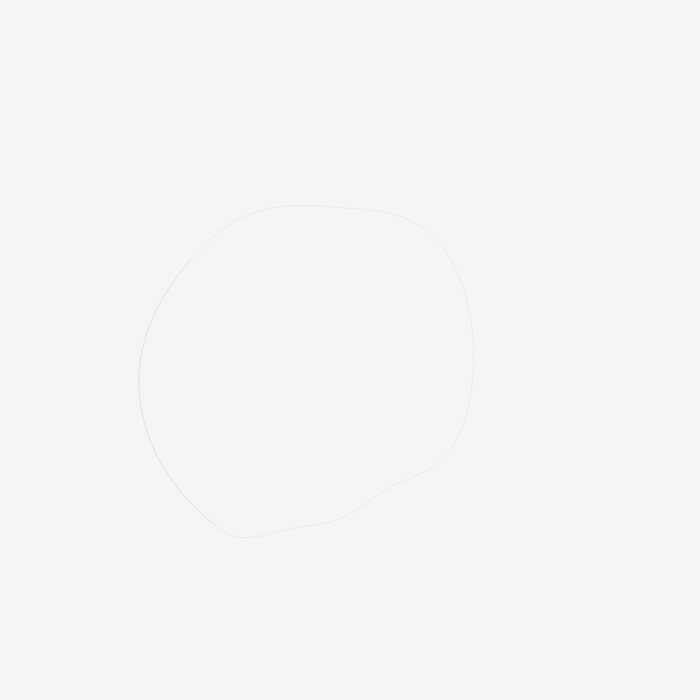
Frame 1 (no input)
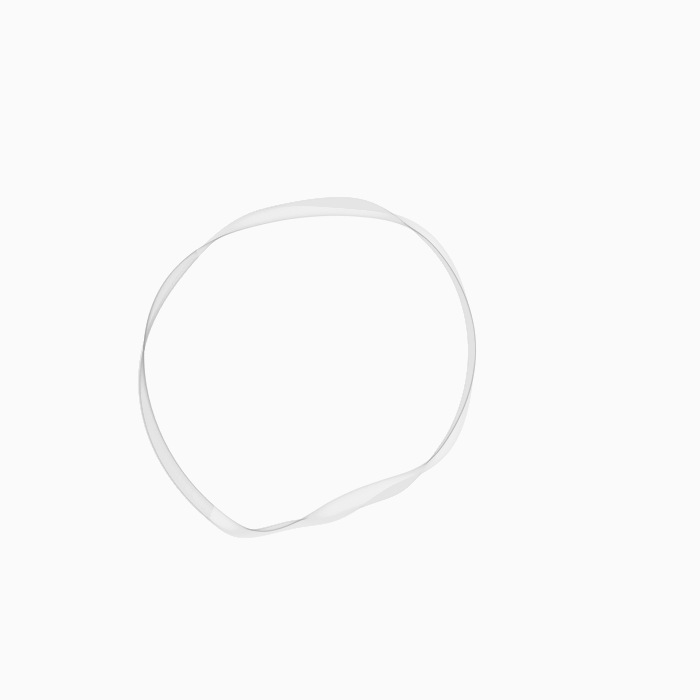
Frame 60 (no input)
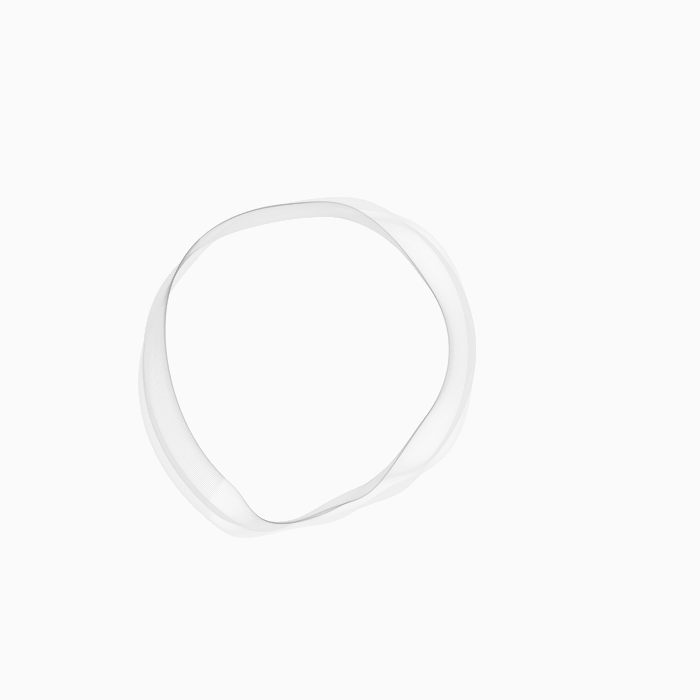
Frame 120 (the mouse pressed at the canvas centre since frame 60)

The p5.js sketch that drew these frames (run headless with seeded random() and noise() and a simulated clock; from frame 60 on, the mouse is pressed at the canvas centre):

// p5.js sketch
// ── sketch.js
var blob = [];
var t = 0;

function setup() {
  createCanvas(700, 700);
  background(245);
  colorMode(HSB, 100);
  for (var i = 0; i < 1; i++) {
    blob[i] = {
      c: 0.01,
      f: .012,
      s: 110,
      r: 0,
      j: 0,
      k: random(1, 1.2),
      negX: random(-1, 1),
      negY: random(-1, 1),
      a: random(TWO_PI),
      ma: .001,
      init: function() {
        if (this.negX > 0) this.negX = 1;
        else this.negX = -1;
        if (this.negY > 0) this.negY = 1;
        else this.negY = -1;
      },
      drawblob: function() {
        push();
        translate(height/2,width/2);
        rotate(this.a);
        this.a += this.ma;
        stroke(60,50);
        strokeWeight(.2);
        noFill();
        tempX = [];
        tempY = [];
        beginShape();
        for (var i = 0; i < this.s; i++) {
          var ang = map(i, 0, this.s, 0, TWO_PI);
          var piRad = map(i, 0, this.s, 0, PI);
          var rad = 3* this.s * noise(i*.009*(sin(piRad)), t * this.f); //decimal = disparity in distance between points
          var x = rad * cos(ang);
          var y = rad * sin(ang);
          curveVertex(x, y);
          tempX.push(x);
          tempY.push(y);
        }
        for (var i = 0; i < this.s/4; i++) {
          curveVertex(tempX[i], tempY[i]);
        }
        endShape();
        pop();
        if ((width / 2) + this.r > width) {
          this.negX = -1;
        }
        if ((width / 2 + this.r < 0)) {
          this.negX = 1;
        }
        this.r += .03*(this.negX * (noise(t + random(1, 5))));
        if ((height / 2) + this.j > height) {
          this.negY = -1;
        }
        if ((height / 2 + this.j < 0)) {
          this.negY = 1;
        }
        this.j += .3*(this.negY * (noise(t + random(1, 5)) * 2));
        this.c += .005;
      }
    }
  }
  for (var i = 0; i < blob.length; i++) {
    blob[i].init();
  }
}

function draw() {
  fill(255, 1.5);
  noStroke();
  rect(0, 0, width, height);
  if (frameCount % 10 == 0) {
    fill(245, 8);
    rect(0, 0, width, height);
  }
  for (var i = 0; i < blob.length; i++) {
    blob[i].drawblob();
  }
  t += .35;
}
